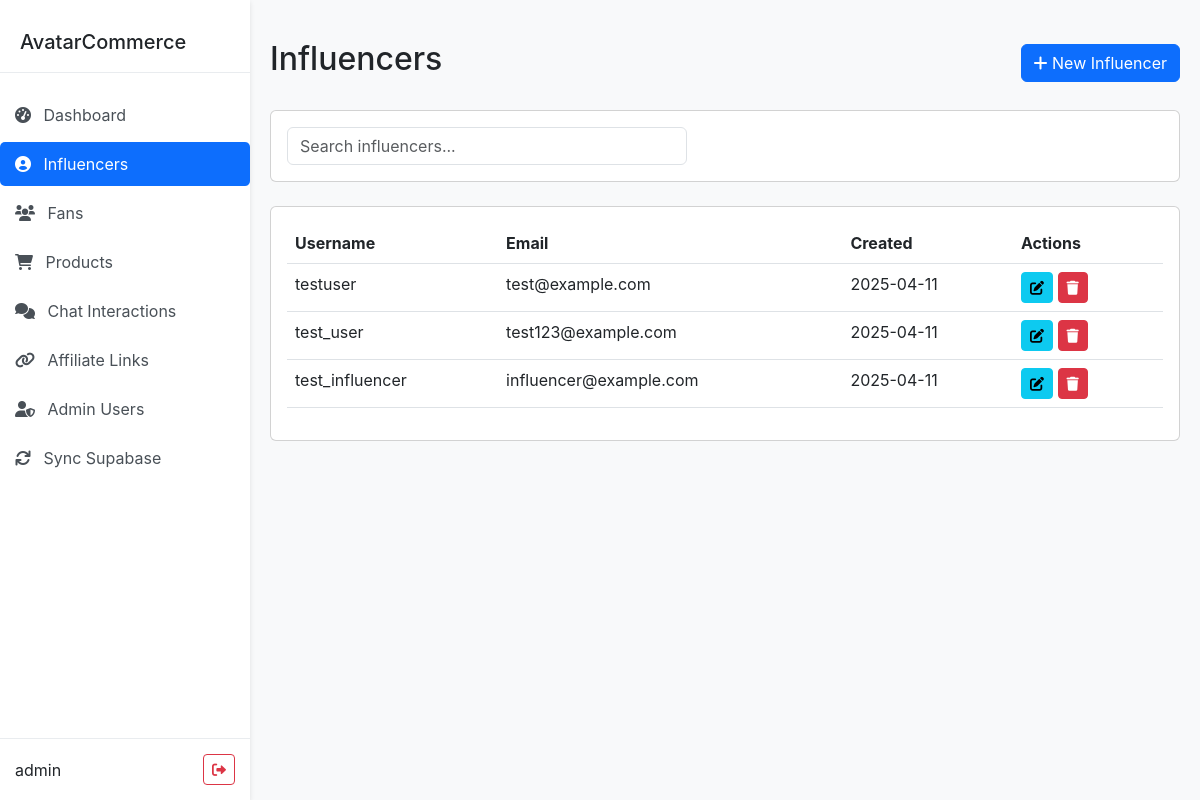
The app's page /influencers (signed in) with its own data.
### models.py (models this page shows, shortened)
class InfluencerModel(db.Model):
    __tablename__ = 'influencers'
    id = db.Column(db.String(36), primary_key=True, default=lambda: str(uuid.uuid4()))
    username = db.Column(db.String(64), unique=True, nullable=False)
    email = db.Column(db.String(120), unique=True, nullable=False)
    password_hash = db.Column(db.String(256), nullable=False, default='')
    heygen_avatar_id = db.Column(db.String(64), nullable=True)
    original_asset_path = db.Column(db.String(256), nullable=True)
    voice_id = db.Column(db.String(64), nullable=True)
    affiliate_id = db.Column(db.String(64), nullable=True)
    chat_page_url = db.Column(db.String(128), nullable=True)
    bio = db.Column(db.Text, nullable=True)
    created_at = db.Column(db.DateTime, default=datetime.utcnow)
    updated_at = db.Column(db.DateTime, default=datetime.utcnow, onupdate=datetime.utcnow)
    promotion_settings = db.relationship('InfluencerPromotionSettingsModel', back_populates='influencer', uselist=False)
    conversation_counters = db.relationship('ConversationCounterModel', back_populates='influencer', lazy='dynamic')
    products = db.relationship('InfluencerProductModel', back_populates='influencer', lazy='dynamic')
    chat_interactions = db.relationship('ChatInteractionModel', back_populates='influencer', lazy='dynamic')
    affiliate_links = db.relationship('AffiliateModel', back_populates='influencer', lazy='dynamic')

### app.py (the view)
@app.route('/influencers')
@login_required
def influencers():
    influencers = InfluencerModel.query.all()
    return render_template('influencers.html', influencers=influencers)

### utils/auth.py (called while the page is built)
def login_required(f):
    @wraps(f)
    def decorated_function(*args, **kwargs):
        if 'admin_user_id' not in session:
            return redirect(url_for('login'))
        return f(*args, **kwargs)
    return decorated_function

### templates/influencers.html (shortened to what this page needs)
{% extends "base.html" %}
{% block content %}
<div class="d-flex justify-content-between align-items-center mb-4">
  <h2>Influencers</h2>
  <a href="{{ url_for('new_influencer') }}" class="btn btn-primary">
    <i class="fas fa-plus"></i> New Influencer
  </a>
</div>
<div class="card mb-4">
  <div class="card-body">
    <div class="row g-3">
      <div class="col-md-6">
        <div class="search-bar">
          <input type="text" id="searchInput" class="form-control" placeholder="Search influencers...">
        </div>
      </div>
    </div>
  </div>
</div>
<div class="card">
  <div class="card-body">
    <div class="table-responsive">
      <table class="table table-hover" id="influencersTable">
        <thead>
          <tr>
            <th>Username</th>
            <th>Email</th>
            <th>Created</th>
            <th>Actions</th>
          </tr>
        </thead>
        <tbody>
          {% for influencer in influencers %}
          <tr>
            <td>{{ influencer.username }}</td>
            <td>{{ influencer.email }}</td>
            <td>{{ influencer.created_at.strftime('%Y-%m-%d') }}</td>
            <td class="table-actions">
              <a href="{{ url_for('edit_influencer', id=influencer.id) }}" class="btn btn-sm btn-info">
                <i class="fas fa-edit"></i>
              </a>
              <button class="btn btn-sm btn-danger delete-btn" data-id="{{ influencer.id }}" data-name="{{ influencer.username }}">
                <i class="fas fa-trash"></i>
              </button>
            </td>
          </tr>
          {% endfor %}
        </tbody>
      </table>
    </div>
  </div>
</div>
{% endblock %}

### templates/base.html (style rules this page uses)
body { font-family: 'Inter', sans-serif; background-color: #f8f9fa; }

### templates/influencers.html (style rules this page uses)
.table-actions { width: 150px; }
.search-bar { max-width: 400px; }

### records on screen
InfluencerModel: username "testuser", email "test@example.com", created_at "2025-04-11"
InfluencerModel: username "test_user", email "test123@example.com", created_at "2025-04-11"
InfluencerModel: username "test_influencer", email "influencer@example.com", created_at "2025-04-11"

### other values on screen
{{ session.get('admin_username') }} "admin"
